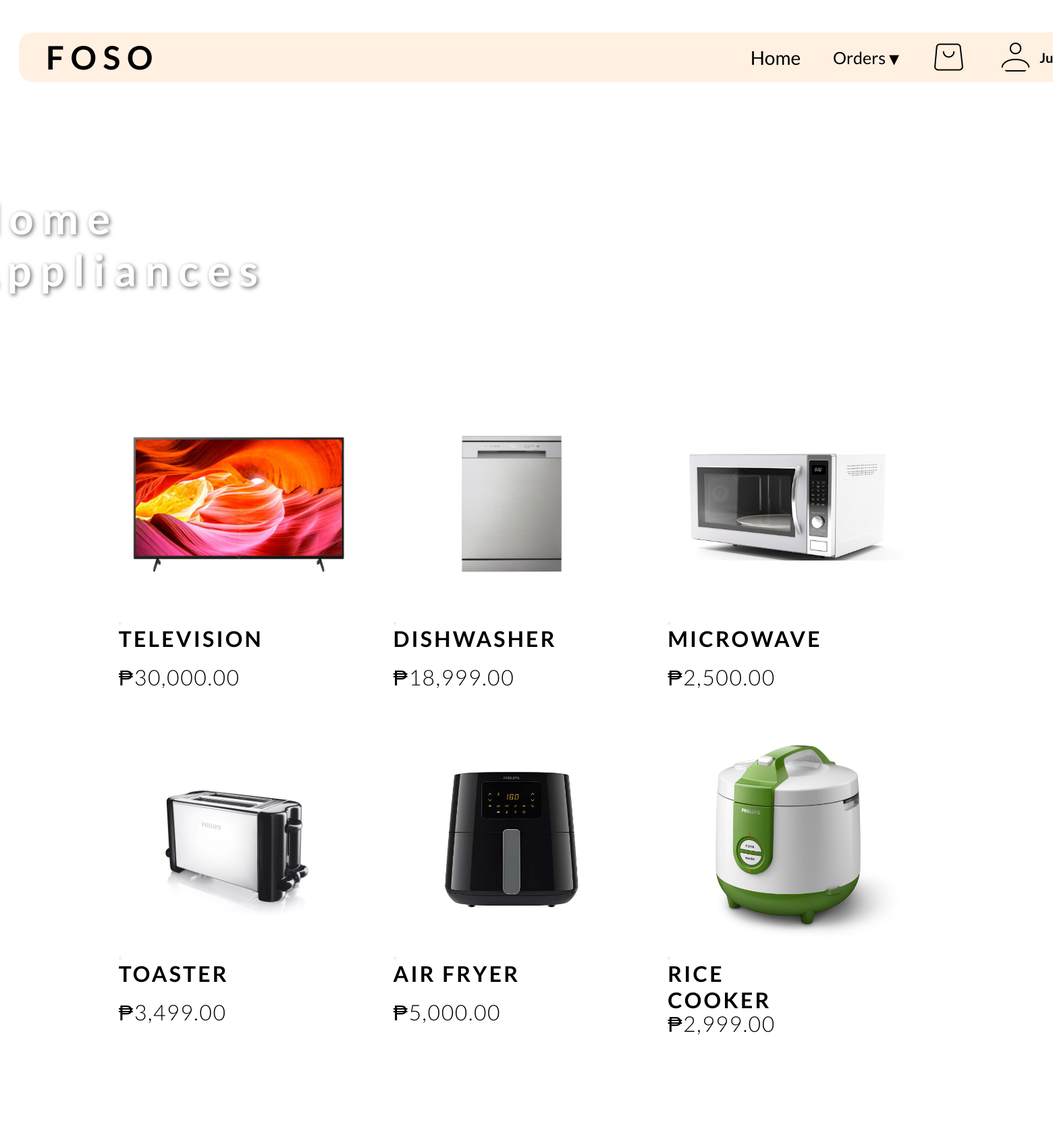
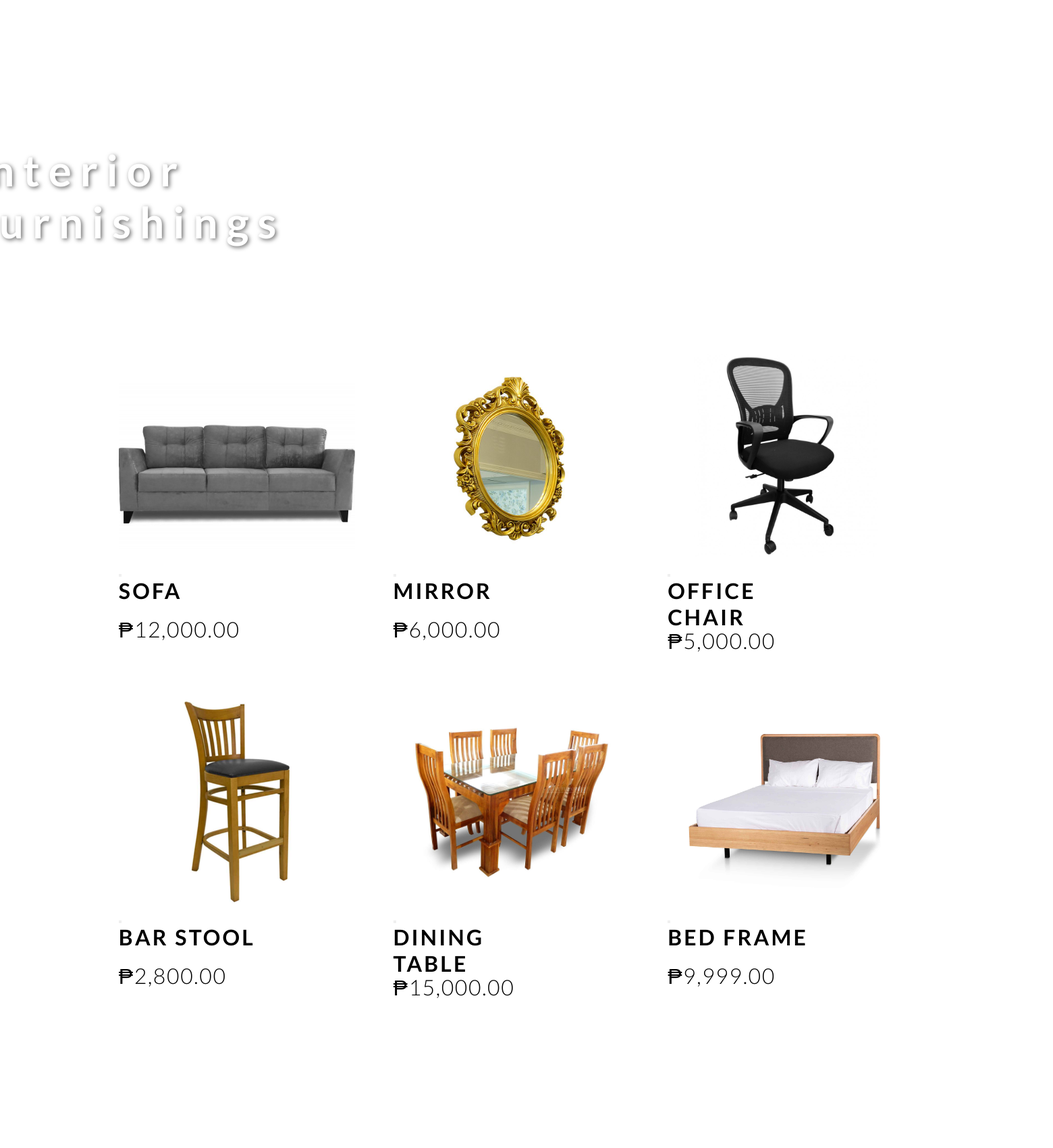
The app's page /order (signed in, upper part) with its own data (2 pictures, top to bottom).
### tables this page shows
CREATE TABLE products (
            id INTEGER PRIMARY KEY AUTOINCREMENT,
            name TEXT,
            price REAL,
            category TEXT,
            description TEXT,
            image TEXT,
            stock INTEGER DEFAULT 0
        );

### first_app.py (the view)
@app.route("/order", methods=["GET", "POST"])
def order():
    if not session.get("user_logged_in"):
        return redirect(url_for("user_login"))
    con = sqlite3.connect("orders.db")
    con.row_factory = sqlite3.Row
    cur = con.cursor()
    cur.execute("SELECT * FROM products WHERE category = 'Appliances'")
    appliances = cur.fetchall()
    cur.execute("SELECT * FROM products WHERE category = 'Furniture'")
    furnishings = cur.fetchall()
    cur.execute("SELECT * FROM products WHERE category = 'Kitchen Essentials'")
    kitchen_essentials = cur.fetchall()
    con.close()
    return render_template(
        "forms.html",
        appliances=appliances,
        furnishings=furnishings,
        kitchen_essentials=kitchen_essentials
    )

### templates/forms.html (shortened to what this page needs)
{% extends "base.html" %}
{% block content %}
<div class="category-section" id="category-appliances">
<section class="order-hero">
  <video autoplay muted loop class="hero-video">
    <source src="{{ url_for('static', filename='videos/home_appliances.mp4') }}" type="video/mp4">
  </video>
  <div class="hero-text">
    <h1 class="hero-title">Home Appliances</h1>
  </div>
</section>
<section id="appliances" class="products">
  <div class="product-container">
    {% for product in appliances %}
    <div class="product-card">
      <img src="{{ url_for('static', filename='images/' ~ product['image']) }}" alt="{{ product['name'] }}">
      <form action="{{ url_for('add_to_cart') }}" method="POST" onsubmit="handleAddToCart(event)">
        <button type="submit" class="hover-cart-icon-btn">
        </button>
      </form>
      <h4>{{ product['name'] }}</h4>
      <p class="product-price">₱{{ "{:,.2f}".format(product['price']) }}</p>
    </div>
    {% endfor %}
  </div>
</section>
</div>
<div class="category-section" id="category-furnishings">
<section class="order-hero">
  <video autoplay muted loop class="hero-video">
    <source src="{{ url_for('static', filename='videos/interior_furnishing.mp4') }}" type="video/mp4">
  </video>
  <div class="hero-text">
    <h1 class="hero-title">Interior Furnishings</h1>
  </div>
</section>
<section id="furnishings" class="products">
  <div class="product-container">
    {% for product in furnishings %}
    <div class="product-card">
      <img src="{{ url_for('static', filename='images/' ~ product['image']) }}" alt="{{ product['name'] }}">
      <form action="{{ url_for('add_to_cart') }}" method="POST" onsubmit="handleAddToCart(event)">
        <button type="submit" class="hover-cart-icon-btn">
        </button>
      </form>
      <h4>{{ product['name'] }}</h4>
      <p class="product-price">₱{{ "{:,.2f}".format(product['price']) }}</p>
    </div>
    {% endfor %}
  </div>
</section>
</div>
<div class="category-section" id="category-kitchen">
<section class="order-hero">
</section>
</div>
{% endblock %}

### templates/base.html (shortened to what this page needs)
<!DOCTYPE html>
<html lang="en">
<head>
  <link rel="stylesheet" href="https://cdnjs.cloudflare.com/ajax/libs/font-awesome/6.5.0/css/all.min.css">
  <link rel="stylesheet" href="{{ url_for('static', filename='style.css') }}">
</head>
<body>
  <div class="page-container">
    {% if request.endpoint in ['home', 'order'] %}
    <nav class="navbar">
      <div class="nav-logo">FOSO</div>
      <div class="nav-links">
        <a href="{{ url_for('home') }}">Home</a>
        <div class="dropdown">
          <button class="dropbtn" onclick="toggleDropdown()">Orders <span class="arrow">&#9662;</span></button>
        </div>
        <a href="{{ url_for('checkout') }}">
          <img src="{{ url_for('static', filename='icons/bag.png') }}" alt="Cart" class="icon">
        </a>
        {% if session.get('user_logged_in') %}
        <div class="user-dropdown" onclick="toggleUserDropdown()">
          <div class="user-info">
            <img src="{{ url_for('static', filename='icons/user.png') }}" alt="User Icon" class="user-icon">
            <span class="username">{{ session.get('full_name', session.get('username')) }}</span>
          </div>
        </div>
        {% endif %}
      </div>
    </nav>
    {% endif %}
    <main>
      {% block content %}{% endblock %}
    </main>
  </div>
</body>
</html>

### static/style.css (style rules this page uses)
* { margin: 0; padding: 0; box-sizing: border-box; font-family: 'Lato', sans-serif; }
body { margin: 0; padding: 0; background-color: #fff; color: #000; width: 100vw; max-width: 100vw; font-size: 14px; overflow-x: hidden; position: relative; }
.navbar { position: absolute; top: 48px; left: 28px; width: 1750px; height: 73px; display: flex; justify-content: space-between; align-items: center; background-color: rgba(255, 237, 220, 0.84); padding: 0 40px; z-index: 20; border-radius: 20px; }
.nav-logo { font-size: 48px; font-weight: bold; letter-spacing: 0.20em; }
.nav-links { display: flex; align-items: center; height: 100%; gap: 3rem; margin-left: 2rem; }
.nav-links a { display: flex; align-items: center; text-decoration: none; color: #000; font-weight: 500; font-size: 28px; height: 100%; }
.hero-text { position: absolute; top: 50%; left: 50%; transform: translate(-50%, -50%); color: white; text-align: center; text-shadow: 2px 2px 8px rgba(0, 0, 0, 0.6); }
.hero-title { width: 446px; position: relative; font-size: 48px; letter-spacing: 0.10em; display: inline-block; font-family: Lato; color: #ffe2b3; text-align: center; }
.order-hero { height: 500px; position: relative; }
.order-hero .hero-text { top: 50%; left: 50%; transform: translate(-50%, -50%); text-align: center; }
.order-hero .hero-title { font-size: 48px; color: #ffe2b3; text-shadow: 2px 2px 6px rgba(0, 0, 0, 0.6); font-weight: bold; letter-spacing: 0.1em; }
.products { background-color: white; padding: 40px 100px; }
.product-container { display: grid; grid-template-columns: repeat(3, 1fr); gap: 40px 60px; justify-items: center; padding: 40px 100px }
.product-card { background: transparent; border: none; box-shadow: none; text-align: left; padding: 1rem; cursor: pointer; position: relative; overflow: hidden; transition: transform 0.3s ease; }
.product-card img { width: 350px; position: relative; overflow: hidden; height: 300px; object-fit: contain; margin-bottom: 10px; }
.product-card h4 { font-size: 32px; position: relative; display: inline-block; font-weight: bold; letter-spacing: 0.1em; height: 57px; margin-right: 150px; text-align: left; }
.product-price { font-size: 32px; position: relative; letter-spacing: 0.05em; display: inline-block; font-weight: 300; text-align: left; width: 185px; height: 37px; color: #000; margin-right: 210px; }
.order-hero { height: 500px; position: relative; width: 100%; overflow: hidden; }
.order-hero .hero-text { position: absolute; top: 50%; left: 50%; transform: translate(-50%, -50%); text-align: left; margin-top: 180px; }
.order-hero .hero-title { font-size: 64px; width: 456px; position: relative; color: #ffffff; text-shadow: 2px 2px 6px rgb(0 0 0 / 60%); font-weight: bold; letter-spacing: 0.2em; display: inline-block; height: 172px; text-align: left; margin-right: 1200px; margin-bottom: 120px; }
.dropdown { position: relative; display: inline-block; }
.dropbtn { background: none; border: none; font-size: 25px; font-family: 'Lato', sans-serif; color: #000; font-weight: 500; cursor: pointer; display: flex; align-items: center; gap: 5px; }
.arrow { font-size: 30px; margin-top: 2px; }
.order-hero .hero-video { width: 100%; position: relative; max-width: 100%; display: block; height: 290px; object-fit: cover; overflow: hidden; margin-top: 200px; }
.user-dropdown { position: relative; cursor: pointer; display: inline-block; }
.user-info { display: flex; align-items: center; gap: 10px; color: white; font-weight: bold; }
.user-icon { width: 51px; height: 51px; border-radius: 50%; object-fit: cover; }
.username { color: black; font-weight: bold; font-size: 20px; }
html, body { height: 100%; }
.page-container { min-height: 100vh; display: flex; flex-direction: column; }
main { flex: 1; }

### records on screen
products: image (picture), name "TELEVISION", price "30,000.00"
products: image (picture), name "DISHWASHER", price "18,999.00"
products: image (picture), name "MICROWAVE", price "2,500.00"
products: image (picture), name "TOASTER", price "3,499.00"
products: image (picture), name "AIR FRYER", price "5,000.00"
products: image (picture), name "RICE COOKER", price "2,999.00"
products: image (picture), name "SOFA", price "12,000.00"
products: image (picture), name "MIRROR", price "6,000.00"
products: image (picture), name "OFFICE CHAIR", price "5,000.00"
products: image (picture), name "BAR STOOL", price "2,800.00"
products: image (picture), name "DINING TABLE", price "15,000.00"
products: image (picture), name "BED FRAME", price "9,999.00"
